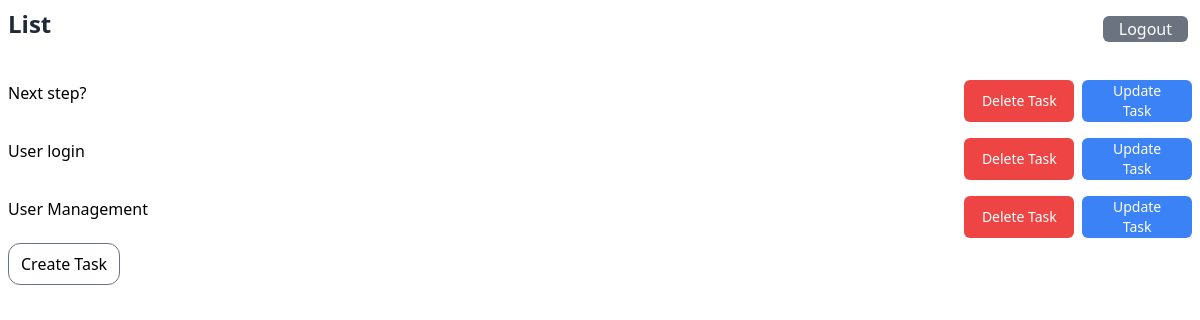
Before: /tasks/ (signed in) with the older database file.
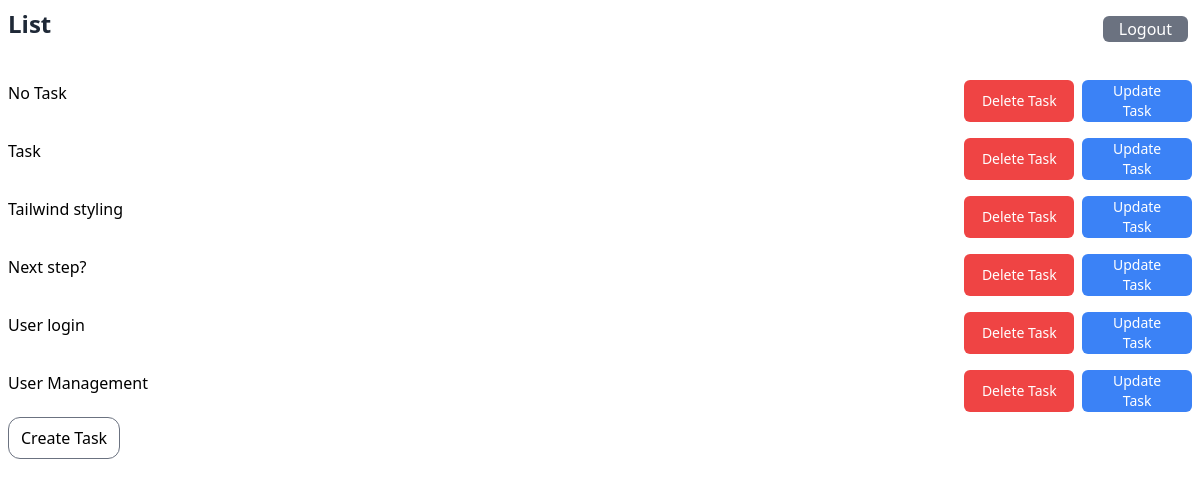
After: the same page with the newer database file.
### tasks/models.py (models this page shows, shortened)
class Task(models.Model):
    PRIORITY_CHOICES = [
        ('LOW', 'Low'),
        ('MEDIUM', 'Medium'),
        ('HIGH', 'High')
    ]
    STATUS_CHOICES = [
        ('To Do', 'TODO'),
        ('In Progress', 'IN_PROGRESS'),
        ('Completed', 'COMPLETED')
    ]
    title = models.CharField(max_length=200)
    description = models.TextField(blank=True)
    created_at = models.DateTimeField(auto_now_add=True)
    updated_at = models.DateTimeField(auto_now=True)
    due_date = models.DateTimeField(null=True, blank=True)
    priority = models.CharField(
            max_length=10,
            choices=PRIORITY_CHOICES,
            default='MEDIUM'
        )
    status = models.CharField(
            max_length=20,
            choices=STATUS_CHOICES,
            default='TODO'
        )
    user = models.ForeignKey(
            settings.AUTH_USER_MODEL,
            on_delete=models.CASCADE,
            related_name='tasks'
        )
    class Meta:
      ordering = ['-created_at']

### tasks/views.py (the view)
# urls.py: path('tasks/', views.list_tasks, name='list-tasks'),
@login_required(login_url="/users/login/")
def list_tasks(request):
     tasks = get_list_or_404(Task, user=request.user)
     return render(request, "tasks/list_tasks.html", { "tasks": tasks })

### tasks/templates/tasks/list_tasks.html (shortened to what this page needs)
{% extends '../base.html' %}
{% block header %}List{% endblock %}
{% block content %}
<div class="my-[5px] bg-red">
{% for task in tasks %}
	<div class="flex justify-between items-center">
	  <div><a href="{% url 'tasks:task-detail' task.pk %}" >{{ task.title }}</a>
	  </div>
	  <div class="flex gap-2">
	  <button type="submit" class="w-full bg-red-500 hover:bg-blue-600 text-white font-medium py-[1px] px-4 rounded-md transition-colors duration-300 mt-4">
	    <a href="{% url 'tasks:delete-task' task.pk %} "class="text-sm">Delete Task</a>
	  </button>
	  <button type="submit" class="w-full bg-blue-500 hover:bg-blue-600 text-white font-medium py-[1px] px-4 rounded-md transition-colors duration-300 mt-4">
	    <a href="{% url 'tasks:update-task' task.pk %} "class="text-sm">Update Task</a>
	  </button>
	  </div>
	</div>
{% endfor %}
</div>
<a href="{% url 'tasks:create-task' %}" class="my-[5px]">
  <button type="text" class="rounded-xl">Create Task</button>
</a>
{% endblock %}

### tasks/templates/base.html (shortened to what this page needs)
{% load static tailwind_tags %}
<html lang="en">
<head>
    <link rel="stylesheet" href="{% static 'css/dist/styles.css' %}">
</head>
<body class="p-2 relative">
  <h2 class="text-2xl font-bold mb-6 text-gray-800">{% block header %}{% endblock %}</h2>
{% if user.is_authenticated %}
      <button class="absolute top-0 right-3 bg-gray-500 hover:bg-blue-600 text-white font-medium py-[1px] px-4 rounded-md transition-colors duration-300 mt-4">
        <a href="{% url 'users:logout' %}" class="font-medium">Logout</a>
      </button>
{% endif %}
  {% tailwind_css %}
  {% block content %}{% endblock %}
</body>
</html>

Changed rows visible on the page:
added Task: title "No Task"
added Task: title "Task"
added Task: title "Tailwind styling"
